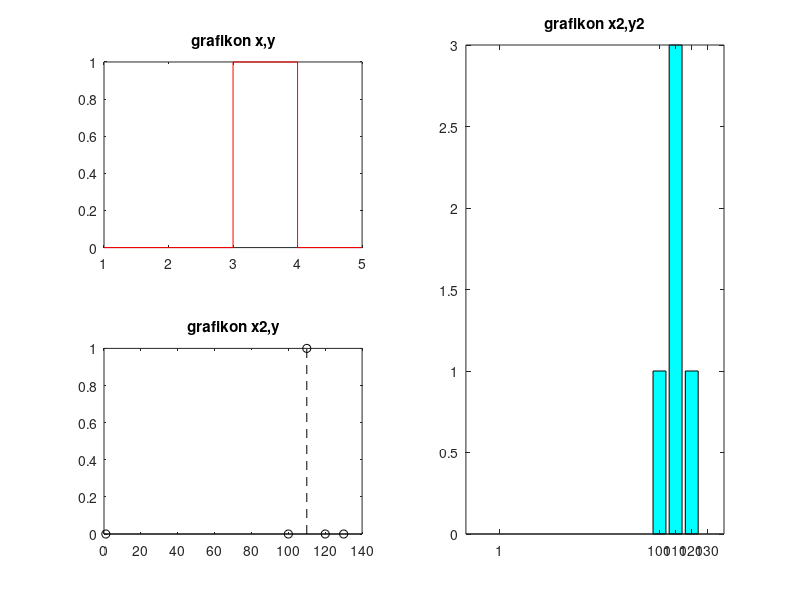

The MATLAB script that drew this image:
 x = [1, 2, 3, 4, 5];
 y = [0, 0, 1, 0, 0];
 x2 = [1, 100, 110, 120, 130]; 
 y2 = [0, 1, 3, 1, 0];
 figure
 subplot(2,2,1)
 stairs(x,y,'r')
 title('grafikon x,y')
 hold on
 subplot(2,2,3)
 stem(x2,y,'k--')
 title('grafikon x2,y')
 subplot(1,2,2)
 bar(x2,y2,'c-.')
 title('grafikon x2,y2')